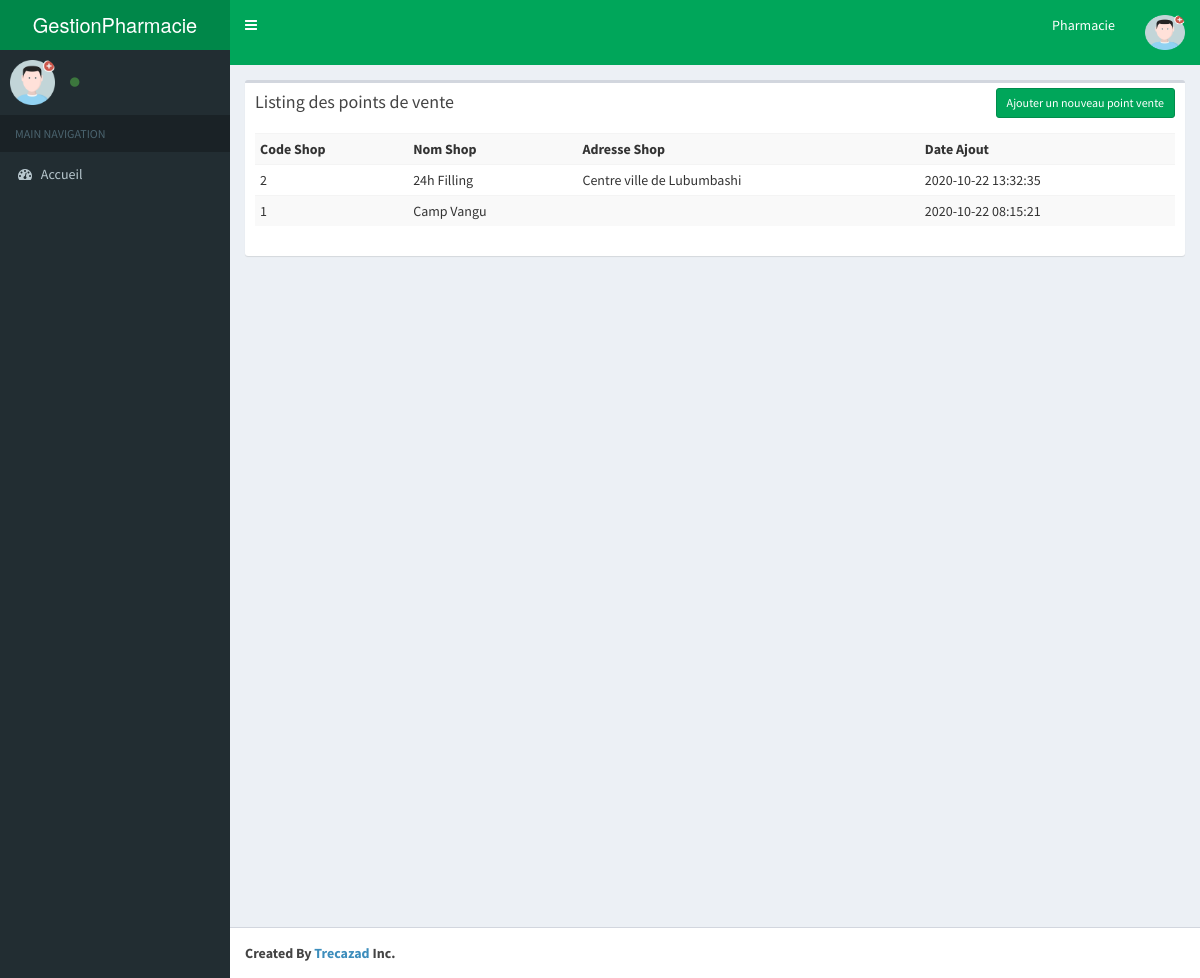
Screenshot of /index.php/shopvente with the database file from the repository.
### tables this page shows
CREATE TABLE `tb_im_shops` (
  `shop_id` int(11) NOT NULL,
  `shop_nom` varchar(75) NOT NULL,
  `shop_adresse` varchar(75) NOT NULL,
  `date_ajout` datetime NOT NULL,
  `date_update` datetime NOT NULL
);

### application/controllers/ShopVente.php (called while the page is built, shortened)
<?php
class ShopVente extends CI_Controller{
    function __construct()
    {
        $this->load->model('User_model');
        $this->load->model('Educazad_model');
    }
    function index()
    {
        $data['all_shops'] = $this->Educazad_model->get_multiple('tb_im_shops', array(), 'tb_im_shops.shop_id','DESC');
        $data['_view'] = 'shops/index';
        $this->load->view('layouts/main',$data);
    }
}

### index.php (called while the page is built, shortened)
<?php
require_once BASEPATH.'core/CodeIgniter.php';

### application/models/Educazad_model.php (called while the page is built, shortened)
<?php
class Educazad_model extends CI_Model
{
    public function get_multiple($table, $where = array(), $order_by = '', $order = '', $limit_page = array(), $position = array())
    {
        $this->db->order_by($order_by, $order);
        $query = $this->db->get_where($table, $where);
        return $query->result();
    }
}

### application/views/shops/index.php (the view, shortened to what this page needs)
<div class="row">
    <div class="col-md-12">
        <div class="box">
            <div class="box-header">
                <h3 class="box-title">Listing des points de vente</h3>
                <div class="box-tools">
                    <a href="<?php echo site_url('shopVente/add'); ?>" class="btn btn-success btn-sm">Ajouter un nouveau point vente</a>
                </div>
            </div>
            <div class="box-body">
                <div class="table-responsive">
                    <table class="table table-striped table-sm table-condensed">
                        <tr>
                            <th>Code Shop</th>
                            <th>Nom Shop</th>
                            <th>Adresse Shop</th>
                            <th>Date Ajout</th>
                        </tr>
                        <?php
                        foreach($all_shops as $t){ ?>
                            <tr>
                                <td><?php echo $t->shop_id; ?></td>
                                <td><?php echo $t->shop_nom; ?></td>
                                <td><?php echo $t->shop_adresse; ?></td>
                                <td><?php echo $t->date_ajout; ?></td>
                            </tr>
                        <?php } ?>
                    </table>
                </div>
            </div>
        </div>
    </div>
</div>

### rows the page displays
tb_im_shops: shop_id "2", shop_nom "24h Filling", shop_adresse "Centre ville de Lubumbashi", date_ajout "2020-10-22 13:32:35"
tb_im_shops: shop_id "1", shop_nom "Camp Vangu", date_ajout "2020-10-22 08:15:21"
